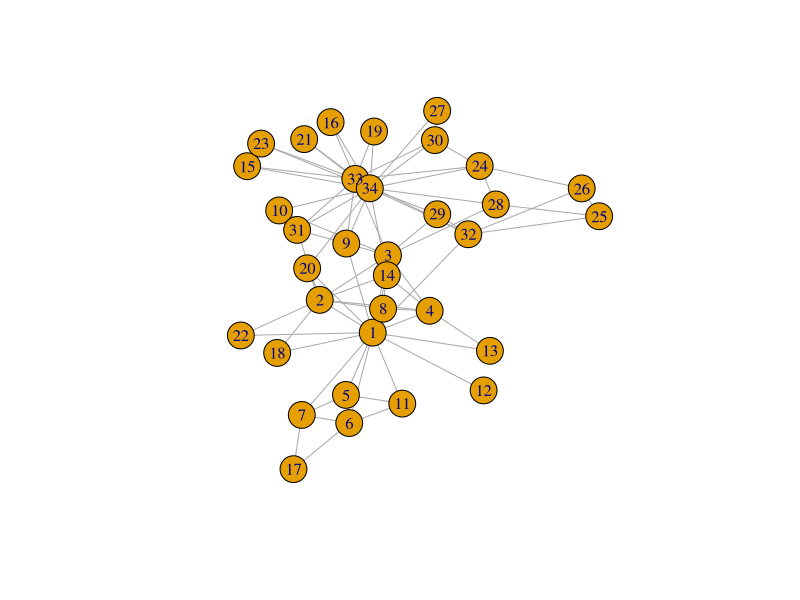
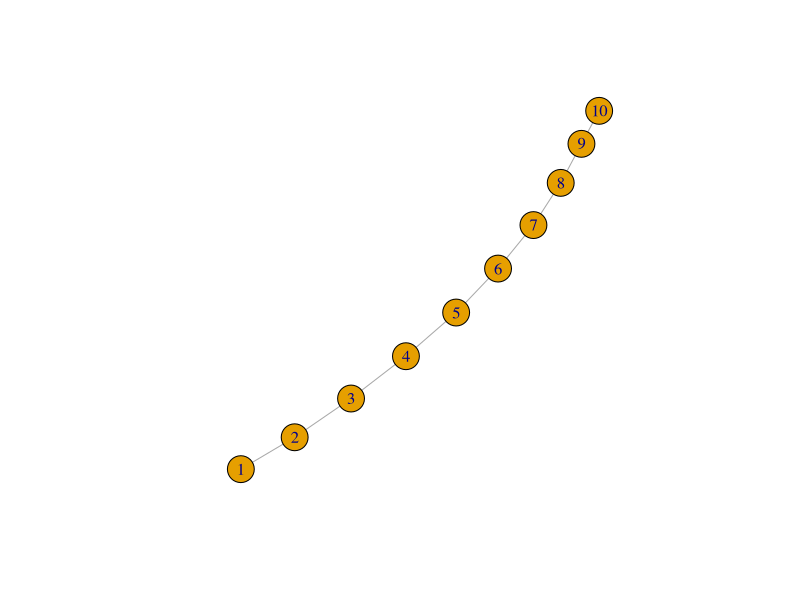
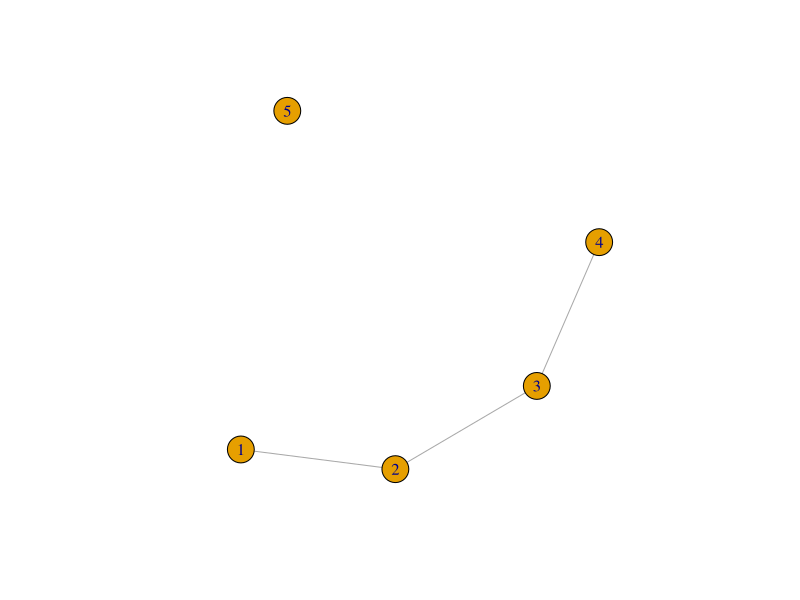
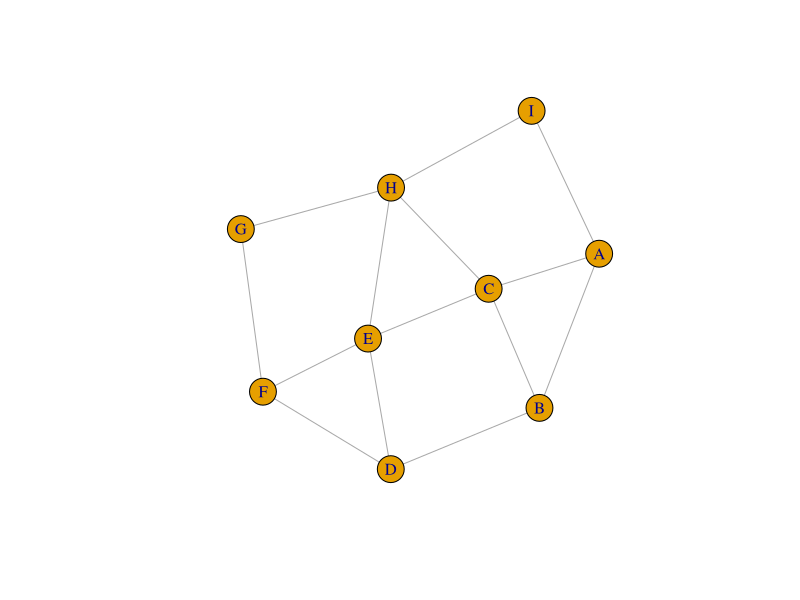
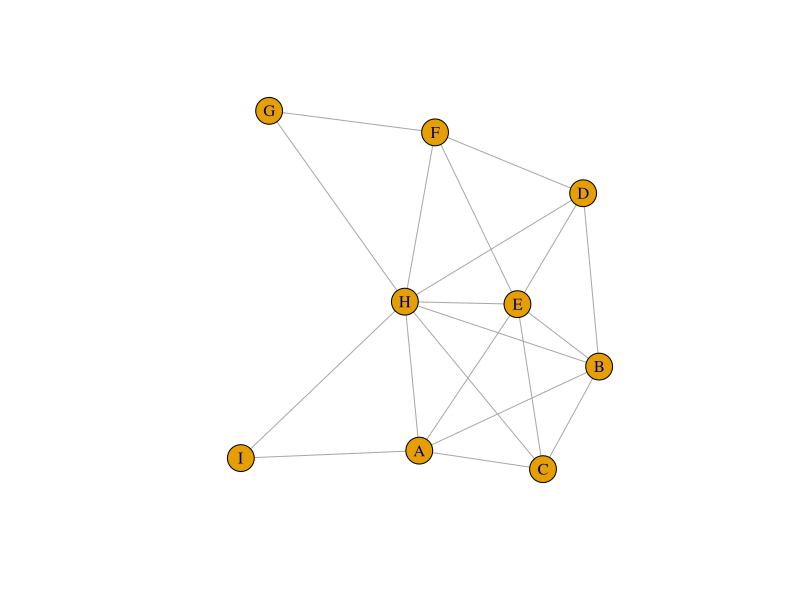
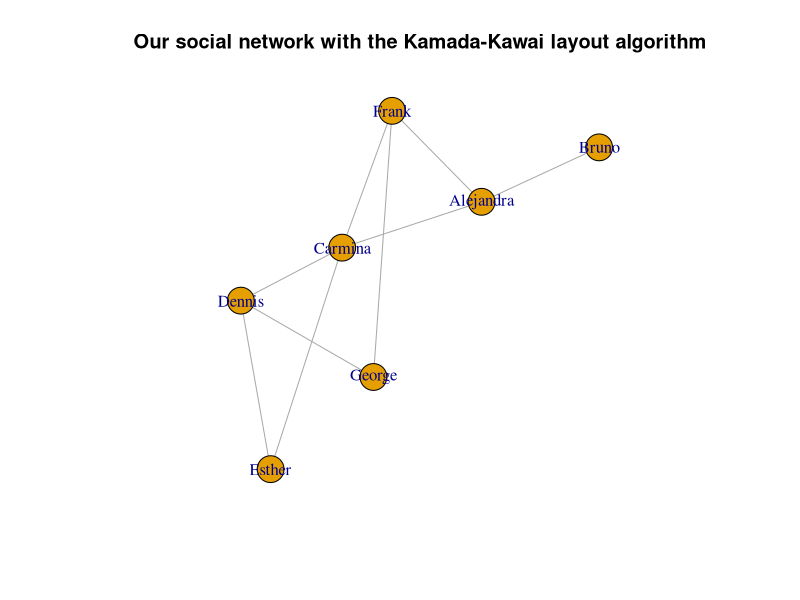
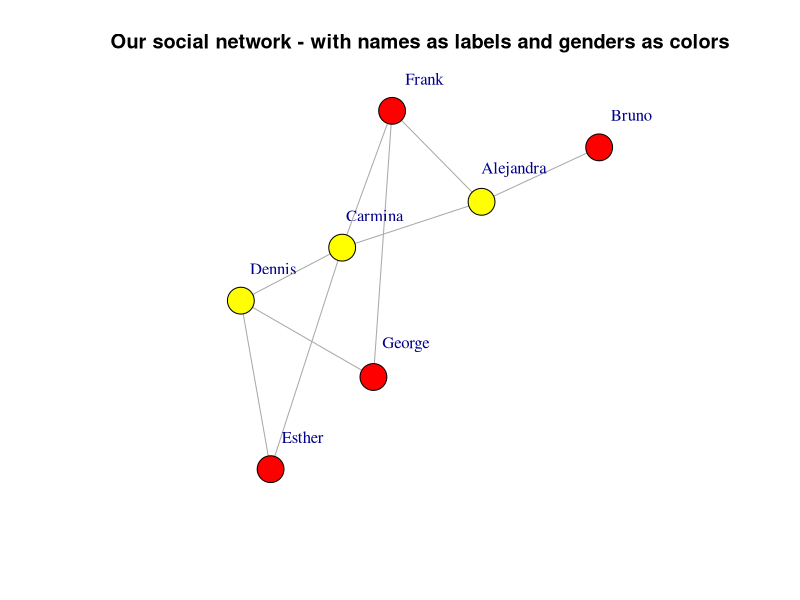
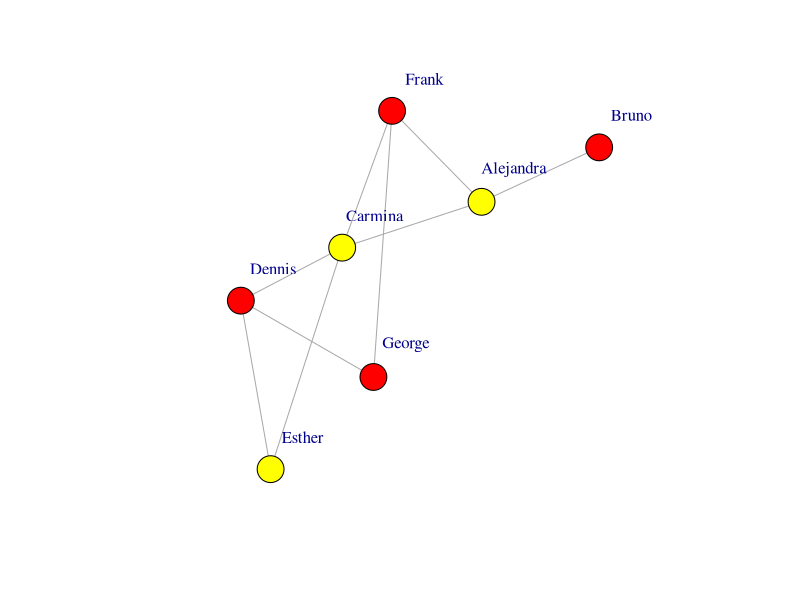

These figures' R source, in order:
## ---- chunk 1
knitr::opts_chunk$set(fig.width=6, fig.height=6)
## ---- chunk 2
library("igraph")
## ---- chunk 3
g <- make_empty_graph()
## ---- chunk 4
g <- make_graph(edges = c(1,2, 1,5), n=10, directed = FALSE)
## ---- chunk 5
g <- make_graph(~ 1--2, 1--5, 3, 4, 5, 6, 7, 8, 9, 10)
## ---- chunk 6
g
## ---- chunk 7
summary(g)
## ---- chunk 8
g <- make_graph('Zachary')
## ---- chunk 9
plot(g)
## ---- chunk 10
g <- add_vertices(g, 3)
## ---- chunk 11
g <- add_edges(g, edges = c(1,35, 1,36, 34,37))
## ---- chunk 12
g <- g %>% add_edges(edges=c(1,34)) %>% add_vertices(3) %>%
	 add_edges(edges=c(38,39, 39,40, 40,38, 40,37))
g
## ---- chunk 13
get.edge.ids(g, c(1,34))
## ---- chunk 14
g <- delete_edges(g, 82)
## ---- chunk 15
g <- make_ring(10) %>% delete_edges("10|1")
plot(g)
## ---- chunk 16
g <- make_ring(5)
g <- delete_edges(g, get.edge.ids(g, c(1,5, 4,5)))
plot(g)
## ---- chunk 17
g1 <- graph_from_literal(A-B:C:I, B-A:C:D, C-A:B:E:H, D-B:E:F,
                         E-C:D:F:H, F-D:E:G, G-F:H, H-C:E:G:I,
                         I-A:H)
plot(g1)
## ---- chunk 18
is_chordal(g1, fillin=TRUE)
## ---- chunk 19
chordal_graph <- add_edges(g1, is_chordal(g1, fillin=TRUE)$fillin)
plot(chordal_graph)
## ---- chunk 20
graph1 <- make_tree(127, 2, mode = "undirected")
summary(g)
## ---- chunk 21
graph2 <- make_tree(127, 2, mode = "undirected")
## ---- chunk 22
identical_graphs(graph1,graph2)
## ---- chunk 23
graph1 <- sample_grg(100, 0.2)
summary(graph1)
## ---- chunk 24
graph2 <- sample_grg(100, 0.2)
identical_graphs(graph1,graph2)
## ---- chunk 25
isomorphic(graph1,graph2)
## ---- chunk 26
g <- make_graph(~ Alice-Bob:Claire:Frank, Claire-Alice:Dennis:Frank:Esther, George-Dennis:Frank, Dennis-Esther)
## ---- chunk 27
V(g)$age <- c(25, 31, 18, 23, 47, 22, 50) 
V(g)$gender <- c("f", "m", "f", "m", "m", "f", "m")
E(g)$is_formal <- c(FALSE, FALSE, TRUE, TRUE, TRUE, FALSE, TRUE, FALSE, FALSE)
summary(g)
## ---- chunk 28
E(g)$is_formal
## ---- chunk 29
E(g)$is_formal[1] <- c(TRUE)
## ---- chunk 30
E(g)$is_formal
## ---- chunk 31
g$date <- c("2022-02-11")
graph_attr(g, "date")
## ---- chunk 32
match(c("George"),V(g)$name)
## ---- chunk 33
V(g)$name[1:3] <- c("Alejandra", "Bruno", "Carmina")
V(g)
## ---- chunk 34
g <- delete_vertex_attr(g,"gender")
V(g)$gender
## ---- chunk 35
degree(g)
## ---- chunk 36
degree(g,7)
## ---- chunk 37
degree(g, v = c(3,4,5))
## ---- chunk 38
edge_betweenness(g)
## ---- chunk 39
ebs <- edge_betweenness(g)
as_edgelist(g)[ebs == max(ebs), ]
## ---- chunk 40
degree(g)
## ---- chunk 41
    degree(g)[3]
## ---- chunk 42
which.max(degree(g))
## ---- chunk 43
graph <- graph.full(n=10)
only_odd_vertices <- which(V(graph)%%2==1)
length(only_odd_vertices)
## ---- chunk 44
seq <- V(graph)[2,3,7]
length(seq)
## ---- chunk 45
seq
## ---- chunk 46
seq <- seq[1,3]    #filtering an existing vertex set
seq
## ---- chunk 47
V(g)$name[which(V(g)$age < 30)]
## ---- chunk 48
V(g)$degree <- c("A", "B", "C", "D", "E", "F", "G")
V(g)$degree[degree(g) == 3]
## ---- chunk 49
    V(g)$name[degree(g) == 3]
## ---- chunk 50
E(g)[.from(3)]
## ---- chunk 51
E(g) [ 3:5 %--% 5:6 ]
## ---- chunk 52
V(g)$gender <- c("f", "m", "f", "m", "m", "f", "m")
## ---- chunk 53
men <- V(g)$name[(which(V(g)$gender == "m"))]
men
## ---- chunk 54
women <- V(g)$name[(which(V(g)$gender == "f"))]
women
## ---- chunk 55
E(g)[men %--% women]
## ---- chunk 56
Carmina <- match(c("Carmina"),V(g)$name)
Carmina
## ---- chunk 57
match(c("Joe"),V(g)$name)
## ---- chunk 58
degree(g,v="Dennis")
## ---- chunk 59
get.adjacency(g)
## ---- chunk 60
layout <- layout.kamada.kawai(g)
## ---- chunk 61
layout <- layout_with_kk(g)
## ---- chunk 62
layout <- layout.reingold.tilford(g, root= 2)
## ---- chunk 63
layout <- layout_as_tree(g, root = 2)
## ---- chunk 64
layout <- layout_with_kk(g)
## ---- chunk 65
plot(g, layout = layout, main = "Our social network with the Kamada-Kawai layout algorithm")
## ---- chunk 66
V(g)$gender_num <- c(1,2,1,2,1,2,2)
colors <- c("yellow", "red")
V(g)$color <- colors[V(g)$gender_num]
plot(g, layout = layout, vertex.label.dist=3.5, main = "Our social network - with names as labels and genders as colors")
## ---- chunk 67
V(g)$color <- ifelse(V(g)$gender == "m", "red","yellow")
plot(g, layout = layout, vertex.label.dist=3.5)
## ---- chunk 68
plot(g, layout= layout, vertex.label.dist=3.5, vertex.color=as.factor(V(g)$gender))
## ---- chunk 69
plot(g, layout= layout, vertex.label.dist=3.5, vertex.color=c( "yellow", "red")[1+(V(g)$gender == "f")])
## ---- chunk 70
plot(g, layout =layout, vertex.label.dist=3.5, vertex.size = 20, margin = 0.5,
           vertex.color=c( "red", "yellow")[1+(V(g)$gender == "m")], 
           edge.width=c(1,3)[1+(E(g)$is_formal == TRUE)],
           )
